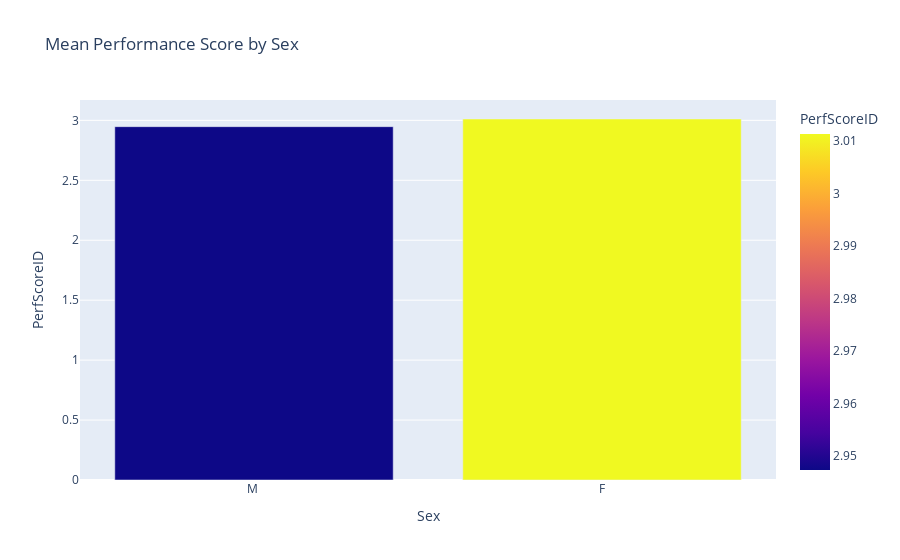

Source (notebook cell):
### Code cell
# Using Plotly to Visualize Mean Performance Score by Manager ID:
fig = px.bar(scoring_mean, x= 'Sex', y = 'PerfScoreID',  color = 'PerfScoreID', 
             title='Mean Performance Score by Sex')
fig.show()

### Figure 1 — Plotly figure (JSON) as saved in the notebook; plotly's stock layout.template omitted (floating-point values rounded to 4 significant figures)
{"data": [{"alignmentgroup": "True", "hovertemplate": "Sex=%{x}<br>PerfScoreID=%{marker.color}<extra></extra>", "legendgroup": "", "marker": {"color": [2.947, 3.011], "coloraxis": "coloraxis"}, "name": "", "offsetgroup": "", "orientation": "v", "showlegend": false, "textposition": "auto", "type": "bar", "x": ["M ", "F"], "xaxis": "x", "y": [2.947, 3.011], "yaxis": "y"}], "layout": {"barmode": "relative", "coloraxis": {"colorbar": {"title": {"text": "PerfScoreID"}}, "colorscale": [[0, "#0d0887"], [0.1111, "#46039f"], [0.2222, "#7201a8"], [0.3333, "#9c179e"], [0.4444, "#bd3786"], [0.5556, "#d8576b"], [0.6667, "#ed7953"], [0.7778, "#fb9f3a"], [0.8889, "#fdca26"], [1, "#f0f921"]]}, "legend": {"tracegroupgap": 0}, "title": {"text": "Mean Performance Score by Sex"}, "xaxis": {"anchor": "y", "domain": [0, 1], "title": {"text": "Sex"}}, "yaxis": {"anchor": "x", "domain": [0, 1], "title": {"text": "PerfScoreID"}}}}
